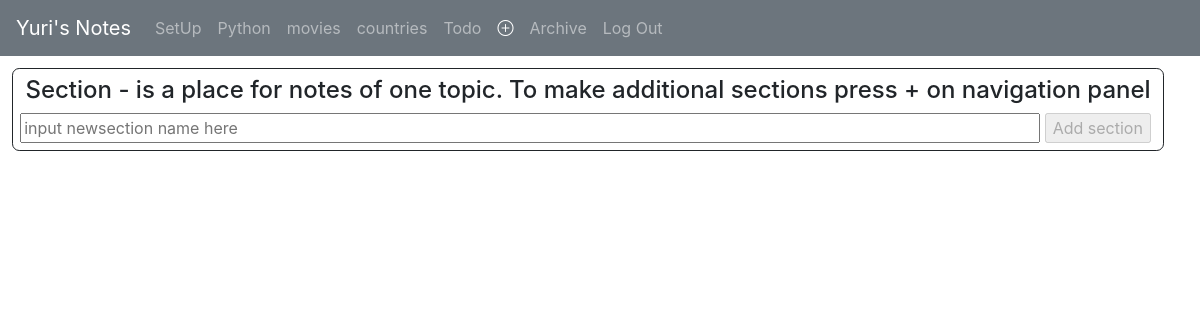
The page /addsection (signed in) on the database its author committed.
### mynotes/models.py (models this page shows)
class User(AbstractUser):
    pass

class Section(models.Model):
    section = models.CharField(max_length=64)
    author = models.ForeignKey(User, on_delete=models.CASCADE)
    status = models.CharField(max_length=16, default='active')
    def __str__(self):
        return f'{self.section}'

### mynotes/views.py (the view)
# urls.py: path("addsection", views.addsection, name="addsection"),
def addsection(request):
    sections = Section.objects.filter(author=request.user, status='active')
    return render(request, "mynotes/addsection.html", {"sections": sections})

### mynotes/templates/mynotes/addsection.html (shortened to what this page needs)
{% extends "mynotes/layout.html" %}
{% block nav %}
{% if sections %}
{% for section in sections %}
<li class="nav-item">
    <a class="nav-link" href="{%url 'sectionnotes' section.id %}">{{section}}</a>
</li>
{% endfor %}
{% endif %}
{% endblock %}
{% block body %}
<div class="dvn">
    <h4 style="text-align: center;">Section - is a place for notes of one topic. To make additional sections press + on navigation panel</h4>
    <form action="{% url 'newsection' %}" method="post">
        <input name="section" type="text" placeholder="input newsection name here" style="width: 85vw;" id="newsect">
        <input type = "submit" value="Add section" id="submit">
    </form>
</div>
{% endblock %}

### mynotes/templates/mynotes/layout.html (shortened to what this page needs)
{% load static %}
<!DOCTYPE html>
<html lang="en">
    <head>
        <link rel="stylesheet" href="https://cdn.jsdelivr.net/npm/bootstrap@4.3.1/dist/css/bootstrap.min.css">
        <link href="{% static 'mynotes/styles.css' %}" rel="stylesheet">
    </head>
    <body>
        <nav class="navbar navbar-expand-lg navbar-dark bg-secondary">
            {% if user.is_authenticated %}
            <a class="navbar-brand" href="{% url 'index' %}">{{ user.username }}'s Notes</a>
            {% else %}
            <a class="navbar-brand" href="#">Only logged in users can keep notes here</a>
            {% endif %}
                <div>
                  <ul class="navbar-nav mr-auto">
                    {% if user.is_authenticated %}
                        {% block nav %}
                        {% endblock %}
                        <li class="nav-item active">
                            <a class="nav-link" href="{%url 'addsection' %}"><i class="bi bi-plus-circle"></i> <span class="sr-only">(current)</span></a>
                        </li>
                        <li class="nav-item">
                            <a class="nav-link" href="{%url 'archived' %}">Archive</a>
                        </li>
                        <li class="nav-item">
                            <a class="nav-link" href="{% url 'logout' %}">Log Out</a>
                        </li>
                    {% endif %}
                  </ul>
                </div>
              </nav>
        <div class="body">
            {% block body %}
            {% endblock %}
        </div>
    </body>
</html>

### mynotes/static/mynotes/styles.css (style rules this page uses)
.dvn { border-style: solid; border-radius: 0.6vw; border-width: 1px; margin: 1vw; padding: 0.6vw; width: 96vw; white-space: normal; }
.bi { font-style: normal; caret-color: transparent; }

### rows shown on the page
User: username "Yuri"
Section: section "SetUp"
Section: section "Python"
Section: section "movies"
Section: section "countries"
Section: section "Todo"
